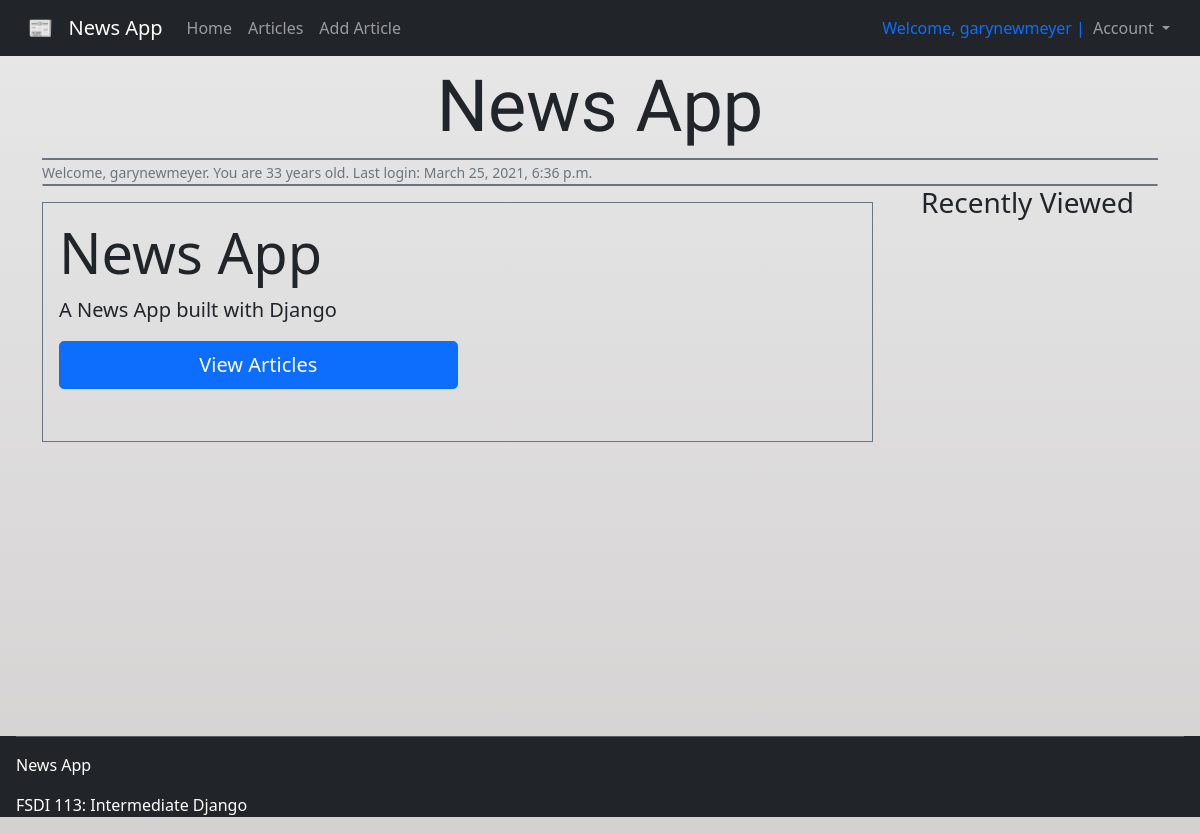
The app's page / (signed in), older data.
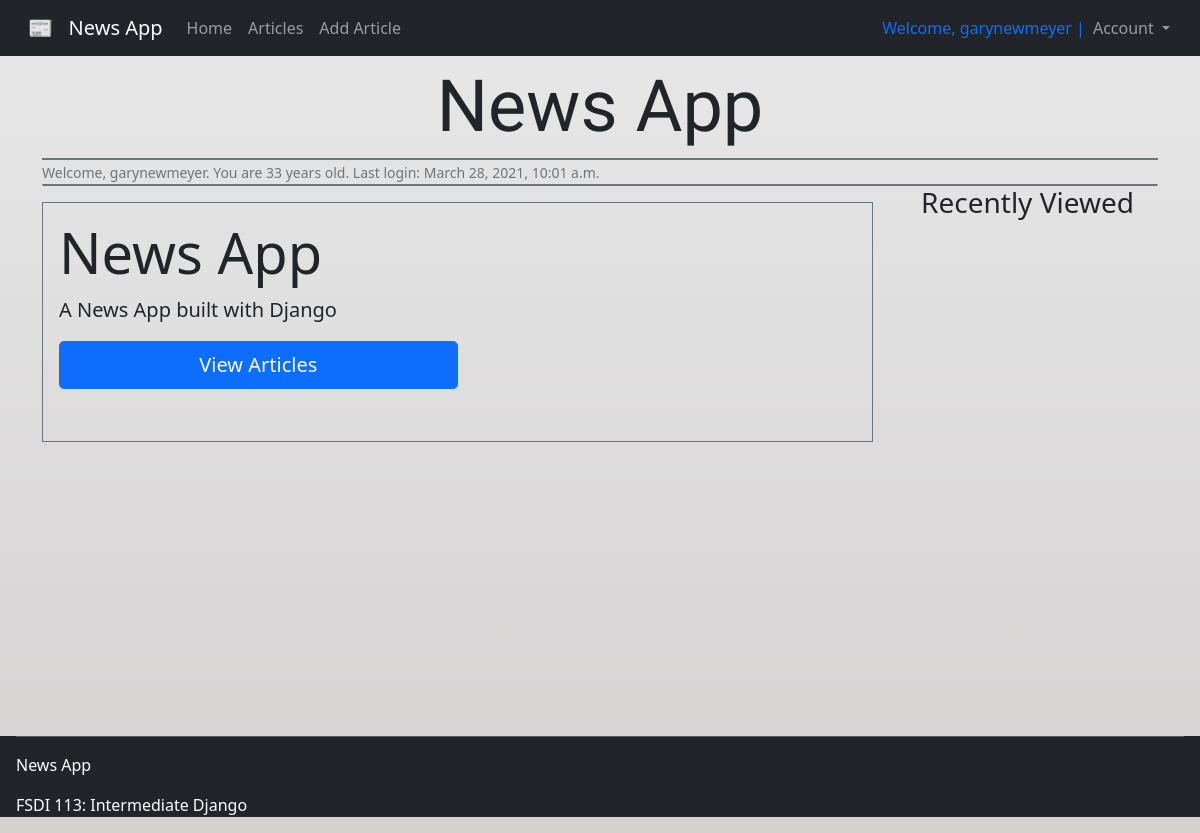
The same page, newer data.
### accounts/models.py (models this page shows)
class CustomUser(AbstractUser):
    age = models.PositiveIntegerField(null=True, blank=True)

### pages/views.py (the view)
# urls.py: path('', HomePageView.as_view(), name='home'),
class HomePageView(TemplateView):
    template_name = 'home.html'

### templates/home.html (shortened to what this page needs)
{% extends "base.html" %}
{% block content %}
<div class="container pt-3">
    <h1 class="display-2 mt-5 text-center g-font">News App</h1>
    <div class="divider bg-primary border border-secondary"></div>
    {% if user.is_authenticated %}
    <div>
        <small class="text-muted">Welcome, {{user.username}}. You are {{user.age}} years old. Last login: {{user.last_login}}</small>
    </div>
    <div class="all-pages border border-secondary rounded"></div>
    <div class="row">
        <div class="col-9">
            <div class="jumbotron jumbotron-fluid border border-secondary mt-3 p-3">
                <h1 class="display-4">News App</h1>
                <p class="lead">A News App built with Django</p>
                <p class="lead"><a href="{% url 'all_articles' %}" class="btn btn-lg btn-primary w-50">View Articles</a></p>
            </div>
        </div>
        <div class="col text-center">
            <h3>Recently Viewed</h3>
        </div>
    </div>
    {% endif %}
</div>
{% endblock content %}

### templates/base.html (shortened to what this page needs)
<!DOCTYPE html>
<html lang="en">
<head>
    {% load static %}
    <link rel="stylesheet" href="{% static '/css/styles.css' %}">
    <link href="https://cdn.jsdelivr.net/npm/bootstrap@5.0.0-beta3/dist/css/bootstrap.min.css" rel="stylesheet">
    <link rel="stylesheet" href="https://pro.fontawesome.com/releases/v5.10.0/css/all.css"/>
</head>
<body>
    <nav class="navbar navbar-expand-lg navbar-dark bg-dark fixed-top mb-5">
        <div class="container-fluid">
            <a class="navbar-brand mx-3" href="{% url 'home' %}">📰 &nbsp News App</a>
            <div class="collapse navbar-collapse" id="navbarNav">
                <ul class="navbar-nav">
                    <li class="nav-item">
                        <a class="nav-link" href="{% url 'home' %}">Home</a>
                    </li>
                    <li class="nav-item">
                        <a class="nav-link" href="{% url 'all_articles' %}">Articles</a>
                    </li>
                    <li class="nav-item">
                        <a class="nav-link" href="{% url 'new_article' %}">Add Article</a>
                    </li>
                </ul>
                {% if user.is_authenticated %}
                <ul class="navbar-nav nav-log">
                    <li class="navbar-text text-primary">
                        Welcome, {{user.username}} |
                    </li>
                    <li class="nav-item dropdown">
                        <a class="nav-link dropdown-toggle" href="#" id="navbarDropdown" role="button" data-bs-toggle="dropdown" aria-expanded="false">
                            Account
                        </a>
                    </li>
                </ul>
                {% else %}
                    <span class="navbar-text text-white nav-log">
                        You are not logged in | <a class="text-primary" href="{% url 'login' %}">Login</a>
                        &nbsp| <a class="text-warning" href="{% url 'signup' %}">Register</a>
                        &nbsp| <a class="text-danger" href="{% url 'password_reset' %}">Reset Password</a>
                    </span>
                {% endif %}
            </div>
    </div>
    </nav>
    <main>
        {% block content %}
        {% endblock content %}
    </main>
    <footer class="px-3 text-white bg-dark">
        <hr>
        <p>News App</p>
        <p>FSDI 113: Intermediate Django</p>
    </footer>
</body>
</html>

Row changes from the older to the newer data that the page shows:
changed CustomUser "garynewmeyer": last_login "March 25, 2021, 6:36 p.m." → "March 28, 2021, 10:01 a.m."
